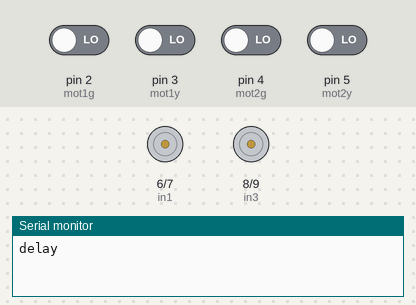
This sketch was run on a simulated Arduino Uno, built with avr-gcc and run on an emulated ATmega328P. On the bench: motor-driver pin pairs drawn as motors (green arrow = first pin HIGH = forward, orange = second pin HIGH = backward, longer = more drive), the last lines printed to the serial monitor. The inputs (shaded band) are chosen by the test bench; at power-on: pin 2 (mot1g), pin 3 (mot1y), pin 4 (mot2g), pin 5 (mot2y) LOW.

Above: at 0.5 s.
At 1.7 s:
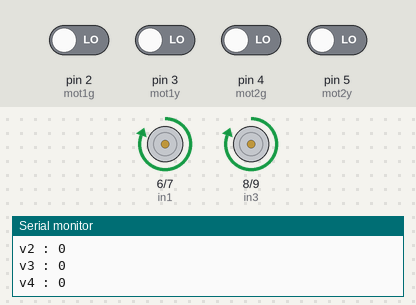
At 3.7 s:
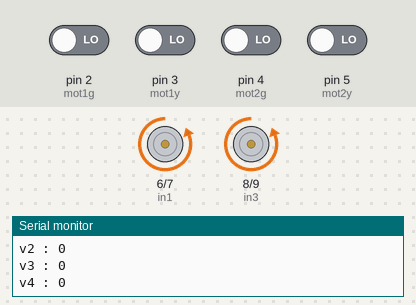
Timing chart, 0 to 5.2 s (numbered marks = the images above):
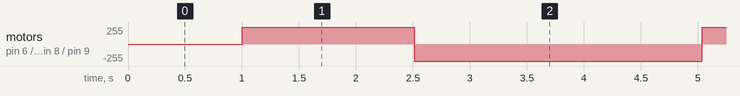

Measured:
- by itself, motor on pin 6 (in1) / pin 7 (in2), motor on pin 8 (in3) / pin 9 (in4): alternates forward 255/255 for 1.5 s and backward 255/255 for 2.5 s

The sketch:

only_motor.ino
```cpp
#define mot1g 2  // Control pin 1 for motor 1
#define mot1y 3  // Control pin 2 for motor 1

#define in1 6
#define in2 7

#define mot2g 4  // Control pin 1 for motor 2
#define mot2y 5  // Control pin 2 for motor 2

#define in3 8
#define in4 9

//#define Ea 10
//#define Eb 11

int v1=0;
int v2=0;
int v3=0;
int v4=0;

void setup() {
  // put your setup code here, to run once:

    //pinMode(Ea, OUTPUT);
    //pinMode(Eb, OUTPUT);

    pinMode(mot1g, INPUT);
    pinMode(mot1y, INPUT);
    pinMode(in1, OUTPUT);
    pinMode(in2, OUTPUT);
    pinMode(mot2g, INPUT);
    pinMode(mot2y, INPUT);
    pinMode(in3, OUTPUT);
    pinMode(in4, OUTPUT);

    v1=digitalRead(mot1g);
    v2=digitalRead(mot1y);
    v3=digitalRead(mot2g);
    v4=digitalRead(mot2y);


     Serial.begin(9600);
}

void loop() {
  // put your main code here, to run repeatedly:
 Serial.println("delay");
    delay(1000);
    //analogWrite(Ea,255); // Run in half speed
    //analogWrite(Eb,255);
    Serial.println("speed = 100");

    digitalWrite(in1, HIGH);
    digitalWrite(in2, LOW);
    Serial.println("logic hai");

    digitalWrite(in3, HIGH);
    digitalWrite(in4, LOW);
    Serial.println("logic yaha bhi  hai");

    Serial.print("v1 : ");
    Serial.println(v1);
    Serial.print("v2 : ");
    Serial.println(v2);

    Serial.print("v3 : ");
    Serial.println(v3);
    Serial.print("v4 : ");
    Serial.println(v4);
    delay(1500);

    // change direction

   // digitalWrite(Ea,LOW);
    //digitalWrite(Eb,LOW);
    Serial.println("speed = 0");

  //delay(1000);

   // analogWrite(Ea,255);  // Run in full speed
   // analogWrite(Eb,255);
    Serial.println("speed = 100");

    digitalWrite(in1, LOW);
    digitalWrite(in2, HIGH);
    Serial.println("logic hai");

    digitalWrite(in3, LOW);
    digitalWrite(in4, HIGH);
    Serial.println("logic yaha bhi hai");

    Serial.print("v1 : ");
    Serial.println(v1);

    Serial.print("v2 : ");
    Serial.println(v2);

    Serial.print("v3 : ");
    Serial.println(v3);

    Serial.print("v4 : ");
    Serial.println(v4);

    delay(1500);
   // digitalWrite(Ea,LOW);
    //digitalWrite(Eb,LOW);
    Serial.println("speed = 0");

}
```
